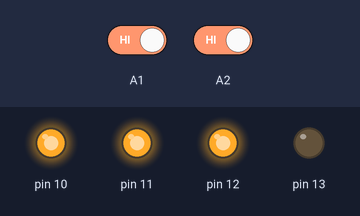
Simulated run of this sketch. Board: Arduino Uno, built with avr-gcc and run on an emulated ATmega328P. On the bench: output pins drawn as LEDs (lit = HIGH). Dashed ring = blinking. The inputs (shaded band) are chosen by the test bench; at power-on: A1 HIGH, A2 HIGH.

Above: at 1.2 s.
1.3 s: A1 driven LOW
At 2.7 s:
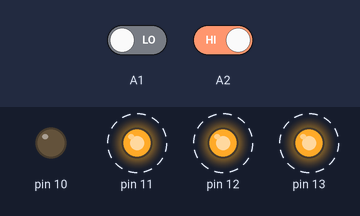
4.3 s: A2 driven LOW
At 4.3 s:
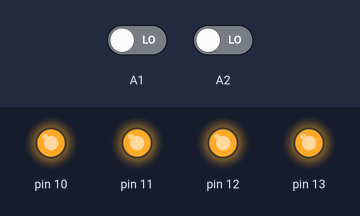
5.8 s: A2 driven HIGH
At 8.7 s:
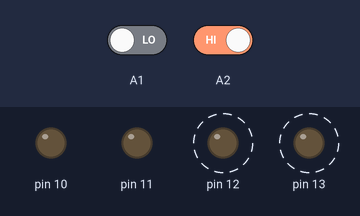
8.8 s: A1 driven HIGH
At 9.6 s:
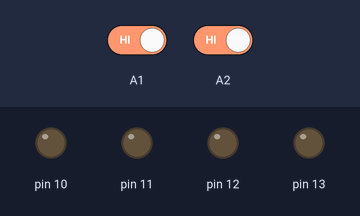
Timing chart, 0 to 11.3 s (numbered marks = the images above; inputs shaded):
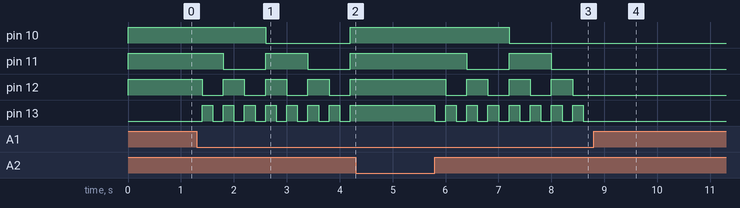

The sketch:

Practica_01.ino
```cpp
int cont;

void setup()
{
	// Definicion de entradas y salidas
	pinMode(A1, INPUT);
	pinMode(A2, INPUT);
	pinMode(13, OUTPUT);
	pinMode(12, OUTPUT);
	pinMode(11, OUTPUT);
	pinMode(10, OUTPUT);

	// Inicializacion
	cont = 1;
	digitalWrite(13, LOW);
	digitalWrite(12, HIGH);
	digitalWrite(11, HIGH);
	digitalWrite(10, HIGH);
}

void loop()
{
	// Aumentar el contador
	if (digitalRead(A1) == LOW)
		cont = (cont < 15) ? cont + 1 : 0;
	// Decrementar el contador
	if (digitalRead(A2) == LOW)
		cont = (cont > 0) ? cont - 1 : 15;

	// Encender o apagar LEDs según sea el caso
	switch (cont)
	{
	case 0:
		digitalWrite(13, HIGH);
		digitalWrite(12, HIGH);
		digitalWrite(11, HIGH);
		digitalWrite(10, HIGH);
		break;
	case 1:
		digitalWrite(13, LOW);
		digitalWrite(12, HIGH);
		digitalWrite(11, HIGH);
		digitalWrite(10, HIGH);
		break;
	case 2:
		digitalWrite(13, HIGH);
		digitalWrite(12, LOW);
		digitalWrite(11, HIGH);
		digitalWrite(10, HIGH);
		break;
	case 3:
		digitalWrite(13, LOW);
		digitalWrite(12, LOW);
		digitalWrite(11, HIGH);
		digitalWrite(10, HIGH);
		break;
	case 4:
		digitalWrite(13, HIGH);
		digitalWrite(12, HIGH);
		digitalWrite(11, LOW);
		digitalWrite(10, HIGH);
		break;
	case 5:
		digitalWrite(13, LOW);
		digitalWrite(12, HIGH);
		digitalWrite(11, LOW);
		digitalWrite(10, HIGH);
		break;
	case 6:
		digitalWrite(13, HIGH);
		digitalWrite(12, LOW);
		digitalWrite(11, LOW);
		digitalWrite(10, HIGH);
		break;
	case 7:
		digitalWrite(13, LOW);
		digitalWrite(12, LOW);
		digitalWrite(11, LOW);
		digitalWrite(10, HIGH);
		break;
	case 8:
		digitalWrite(13, HIGH);
		digitalWrite(12, HIGH);
		digitalWrite(11, HIGH);
		digitalWrite(10, LOW);
		break;
	case 9:
		digitalWrite(13, LOW);
		digitalWrite(12, HIGH);
		digitalWrite(11, HIGH);
		digitalWrite(10, LOW);
		break;
	case 10:
		digitalWrite(13, HIGH);
		digitalWrite(12, LOW);
		digitalWrite(11, HIGH);
		digitalWrite(10, LOW);
		break;
	case 11:
		digitalWrite(13, LOW);
		digitalWrite(12, LOW);
		digitalWrite(11, HIGH);
		digitalWrite(10, LOW);
		break;
	case 12:
		digitalWrite(13, HIGH);
		digitalWrite(12, HIGH);
		digitalWrite(11, LOW);
		digitalWrite(10, LOW);
		break;
	case 13:
		digitalWrite(13, LOW);
		digitalWrite(12, HIGH);
		digitalWrite(11, LOW);
		digitalWrite(10, LOW);
		break;
	case 14:
		digitalWrite(13, HIGH);
		digitalWrite(12, LOW);
		digitalWrite(11, LOW);
		digitalWrite(10, LOW);
		break;
	case 15:
		digitalWrite(13, LOW);
		digitalWrite(12, LOW);
		digitalWrite(11, LOW);
		digitalWrite(10, LOW);
		break;
	}

	delay(200);
}
```

Measured:
- after the input at 1.3 s, pin 10: HIGH → LOW after 1.3 s, → HIGH 1.6 s later; pin 11: alternates HIGH for 0.80 s and LOW for 0.80 s, starting after 0.50 s; pin 12: alternates HIGH for 0.40 s and LOW for 0.40 s, starting after 0.10 s; pin 13: alternates HIGH for 0.20 s and LOW for 0.20 s, starting after 0.10 s
- after the input at 4.3 s, pin 11: stays HIGH (without the input it goes to LOW after 0.70 s); pin 12: stays HIGH (without the input it goes to LOW after 0.30 s); pin 13: stops changing and stays HIGH
- after the input at 5.8 s, pin 10: HIGH → LOW after 1.4 s; pin 11: HIGH → LOW after 0.60 s, → HIGH 0.80 s later, → LOW 0.80 s later; pin 12: alternates HIGH for 0.40 s and LOW for 0.40 s, starting after 0.20 s; pin 13: alternates HIGH for 0.20 s and LOW for 0.20 s, starting at once
- after the input at 8.8 s, pin 10: stays LOW (without the input it goes to HIGH after 0.00 s); pin 11–13: stops changing and stays LOW
